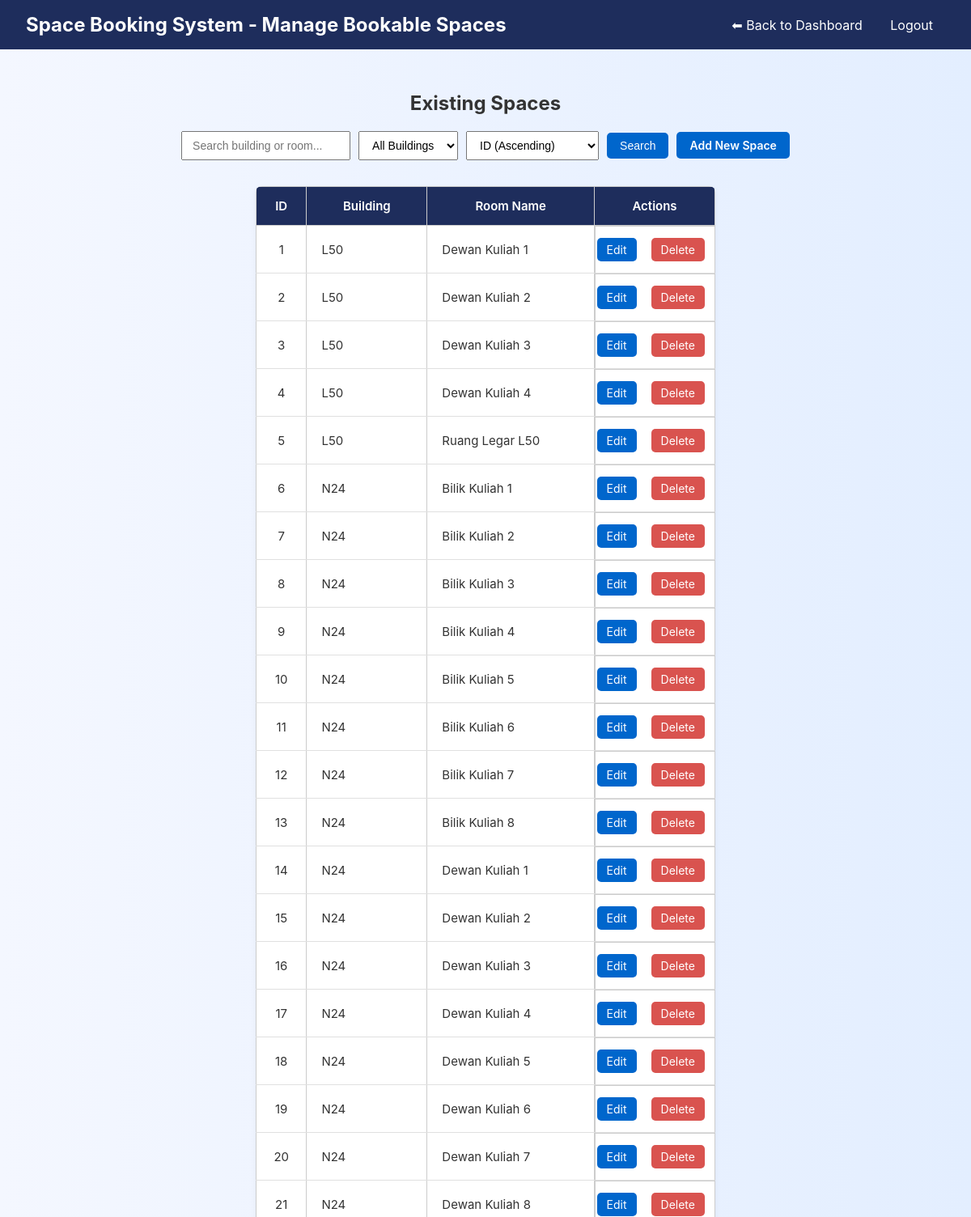
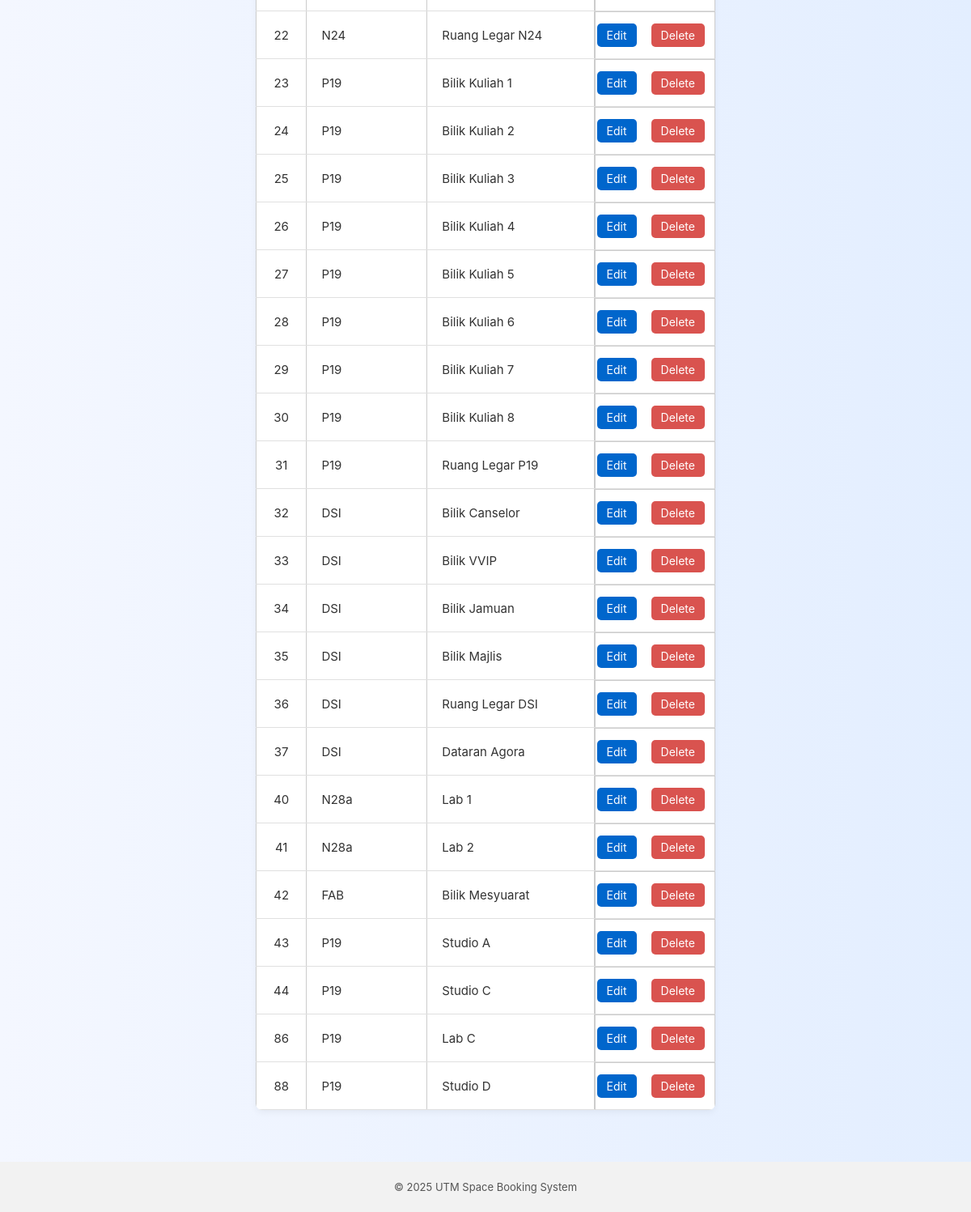
The app's page /manage_spaces.php (signed in) with its own data (2 pictures, top to bottom).
### tables this page shows
CREATE TABLE `spaces` (
  `id` int(11) NOT NULL,
  `building` varchar(100) NOT NULL,
  `room_name` varchar(100) NOT NULL
);

### manage_spaces.php (the view, shortened to what this page needs)
<?php
require 'db.php';
$search = isset($_GET['search']) ? $_GET['search'] : '';
$sort = isset($_GET['sort']) ? $_GET['sort'] : 'id_asc';
$allowedSorts = [
    'id_asc' => 'id ASC',
    'id_desc' => 'id DESC',
    'building_asc' => 'building ASC',
    'building_desc' => 'building DESC',
    'room_asc' => 'room_name ASC',
    'room_desc' => 'room_name DESC',
];
$orderBy = isset($allowedSorts[$sort]) ? $allowedSorts[$sort] : $allowedSorts['id_asc'];
$where = [];
$filterClause = count($where) > 0 ? "WHERE " . implode(" AND ", $where) : '';
$result = mysqli_query($conn, "SELECT * FROM spaces $filterClause ORDER BY $orderBy");
?>
<!DOCTYPE html>
<html lang="en">
<head>
    <link rel="stylesheet" href="style.css" />
</head>
<body>
<header>
    <h1>Space Booking System - Manage Bookable Spaces</h1>
    <nav>
        <a href="admin_dashboard.php">⬅ Back to Dashboard</a>
        <a href="logout.php">Logout</a>
    </nav>
</header>
<main>
    <h2>Existing Spaces</h2>
    <div class="search-bar">
        <form method="get" class="search-form" style="justify-content: center;">
            <input
                type="text"
                name="search"
                placeholder="Search building or room..."
                value="<?= htmlspecialchars($search) ?>"
            />
            <select name="building_filter">
                <option value="">All Buildings</option>
            </select>
            <select name="sort">
                <option value="id_asc" <?= $sort === 'id_asc' ? 'selected' : '' ?>>ID (Ascending)</option>
            </select>
            <button type="submit" class="btn">Search</button>
            <a href="add_space.php" class="btn nav-btn">Add New Space</a>
        </form>
    </div>
    <table class="admin-table">
        <thead>
            <tr>
                <th style="width: 5%;">ID</th>
                <th style="width: 20%;">Building</th>
                <th style="width: 30%;">Room Name</th>
                <th style="width: 20%;">Actions</th>
            </tr>
        </thead>
        <tbody>
            <?php if (mysqli_num_rows($result) > 0): ?>
                <?php while ($row = mysqli_fetch_assoc($result)): ?>
                    <tr>
                        <td style="text-align: center;"><?= $row['id'] ?></td>
                        <td><?= htmlspecialchars($row['building']) ?></td>
                        <td><?= htmlspecialchars($row['room_name']) ?></td>
                        <td class="actions" style="text-align: center;">
                            <a href="edit_space.php?id=<?= $row['id'] ?>" class="btn" style="padding:6px 12px; font-size:14px; margin-right: 8px;">Edit</a>
                            <a href="manage_spaces.php?delete=<?= $row['id'] ?>" class="btn delete" style="background-color:#d9534f; padding:6px 12px; font-size:14px;" onclick="return confirm('Are you sure you want to delete this space?');">Delete</a>
                        </td>
                    </tr>
                <?php endwhile; ?>
            <?php else: ?>
                <tr><td colspan="4" style="text-align:center;">No spaces found.</td></tr>
            <?php endif; ?>
        </tbody>
    </table>
</main>
<?php include "footer.php"; ?>
</body>
</html>

### footer.php
<footer>
  <p>&copy; <?php echo date("Y"); ?> UTM Space Booking System</p>
</footer>

### style.css (style rules this page uses)
html { height: 100%; }
body { font-family: 'Inter', sans-serif; margin: 0; padding: 0; background: linear-gradient(to right, #f4f7ff, #e3eeff); color: #333; min-height: 100vh; display: flex; flex-direction: column; }
header { background: #1e2d5c; color: #fff; padding: 1rem 2rem; display: flex; justify-content: space-between; align-items: center; }
header h1 { margin: 0; font-size: 1.5rem; }
.btn { display: inline-block; padding: 12px 25px; font-size: 16px; border-radius: 8px; text-decoration: none; cursor: pointer; transition: background 0.3s ease, transform 0.2s ease; }
footer { margin-top: auto; background-color: #f2f2f2; text-align: center; padding: 10px 0; font-size: 13px; color: #555; }
nav a { color: #fff; margin: 0 15px; text-decoration: none; }
.nav-btn { background-color: #0066cc; color: white; padding: 10px 20px; border-radius: 6px; text-decoration: none; font-weight: 600; font-size: 15px; transition: background 0.3s ease, transform 0.2s ease; }
main { padding: 2rem; text-align: center; flex:1; }
.btn, button { display: inline-block; padding: 10px 20px; background: #0066cc; color: #fff; border: none; text-decoration: none; border-radius: 5px; font-size: 16px; cursor: pointer; transition: background 0.3s ease; }
table { width: 100%; max-width: 1000px; margin: 1em auto; border-collapse: collapse; background: white; box-shadow: 0 2px 8px rgba(0, 0, 0, 0.05); overflow: hidden; }
thead { background-color: #1e2d5c; color: white; }
thead tr th { text-align: center; }
th, td { padding: 14px 16px; border: 1px solid #ccc; font-size: 15px; }
th { background-color: #f0f0f0; text-align: center; font-weight: 600; }
td { text-align: left; }
.search-bar { margin: 20px auto; width: fit-content; }
.actions a { margin-right: 10px; text-decoration: none; color: #0066cc; }
.search-form { display: flex; flex-wrap: wrap; gap: 10px; align-items: center; }
.search-form input[type="text"], .search-form select { width: auto; padding: 8px 12px; margin: 0; font-size: 14px; }
.search-form .btn, .search-form button { padding: 8px 16px; font-size: 14px; }
.admin-table { width: 50%; margin: 2rem auto; border-collapse: collapse; background-color: #fff; box-shadow: 0 3px 8px rgba(0, 0, 0, 0.05); border-radius: 8px; overflow: hidden; table-layout: fixed; }
.admin-table th, .admin-table td { overflow: hidden; text-overflow: ellipsis; white-space: nowrap; }
.admin-table th { background-color: #1e2d5c; color: white; font-weight: 600; text-align: center; }
.admin-table td { padding: 14px 18px; border-bottom: 1px solid #e0e0e0; text-align: left; font-size: 15px; }
.admin-table th { background-color: #1e2d5c; color: white; font-weight: 600; position: sticky; top: 0; z-index: 1; }
.admin-table .actions { display: flex; justify-content: center; gap: 10px; }
.admin-table .actions a { padding: 6px 12px; font-size: 13px; border-radius: 5px; text-decoration: none; color: white; background: #0066cc; transition: background 0.3s ease; }
.admin-table .actions .delete { background: #cc0000; }

### records on screen
spaces: id "1", building "L50", room_name "Dewan Kuliah 1"
spaces: id "2", building "L50", room_name "Dewan Kuliah 2"
spaces: id "3", building "L50", room_name "Dewan Kuliah 3"
spaces: id "4", building "L50", room_name "Dewan Kuliah 4"
spaces: id "5", building "L50", room_name "Ruang Legar L50"
spaces: id "6", building "N24", room_name "Bilik Kuliah 1"
spaces: id "7", building "N24", room_name "Bilik Kuliah 2"
spaces: id "8", building "N24", room_name "Bilik Kuliah 3"
spaces: id "9", building "N24", room_name "Bilik Kuliah 4"
spaces: id "10", building "N24", room_name "Bilik Kuliah 5"
spaces: id "11", building "N24", room_name "Bilik Kuliah 6"
spaces: id "12", building "N24", room_name "Bilik Kuliah 7"
spaces: id "13", building "N24", room_name "Bilik Kuliah 8"
spaces: id "14", building "N24", room_name "Dewan Kuliah 1"
spaces: id "15", building "N24", room_name "Dewan Kuliah 2"
spaces: id "16", building "N24", room_name "Dewan Kuliah 3"
spaces: id "17", building "N24", room_name "Dewan Kuliah 4"
spaces: id "18", building "N24", room_name "Dewan Kuliah 5"
spaces: id "19", building "N24", room_name "Dewan Kuliah 6"
spaces: id "20", building "N24", room_name "Dewan Kuliah 7"
spaces: id "21", building "N24", room_name "Dewan Kuliah 8"
spaces: id "22", building "N24", room_name "Ruang Legar N24"
spaces: id "23", building "P19", room_name "Bilik Kuliah 1"
spaces: id "24", building "P19", room_name "Bilik Kuliah 2"
spaces: id "25", building "P19", room_name "Bilik Kuliah 3"
spaces: id "26", building "P19", room_name "Bilik Kuliah 4"
spaces: id "27", building "P19", room_name "Bilik Kuliah 5"
spaces: id "28", building "P19", room_name "Bilik Kuliah 6"
spaces: id "29", building "P19", room_name "Bilik Kuliah 7"
spaces: id "30", building "P19", room_name "Bilik Kuliah 8"
spaces: id "31", building "P19", room_name "Ruang Legar P19"
spaces: id "32", building "DSI", room_name "Bilik Canselor"
spaces: id "33", building "DSI", room_name "Bilik VVIP"
spaces: id "34", building "DSI", room_name "Bilik Jamuan"
spaces: id "35", building "DSI", room_name "Bilik Majlis"
spaces: id "36", building "DSI", room_name "Ruang Legar DSI"
spaces: id "37", building "DSI", room_name "Dataran Agora"
spaces: id "40", building "N28a", room_name "Lab 1"
spaces: id "41", building "N28a", room_name "Lab 2"
spaces: id "42", building "FAB", room_name "Bilik Mesyuarat"
spaces: id "43", building "P19", room_name "Studio A"
spaces: id "44", building "P19", room_name "Studio C"
spaces: id "86", building "P19", room_name "Lab C"
spaces: id "88", building "P19", room_name "Studio D"
